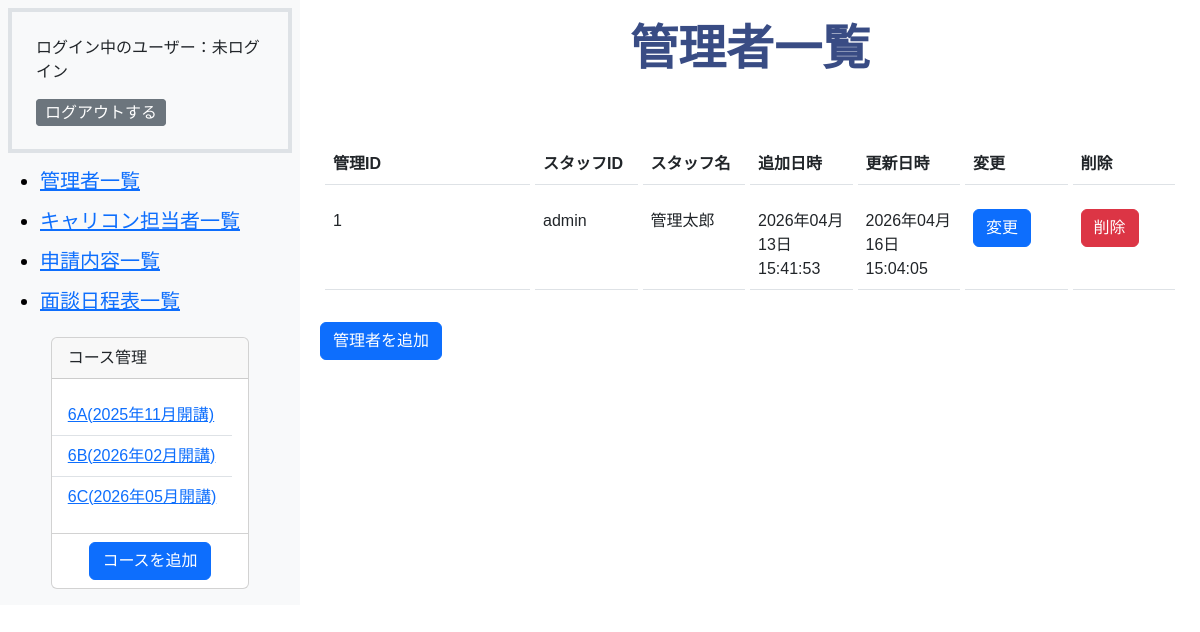
Before: /admin/staff.php with the older database file.
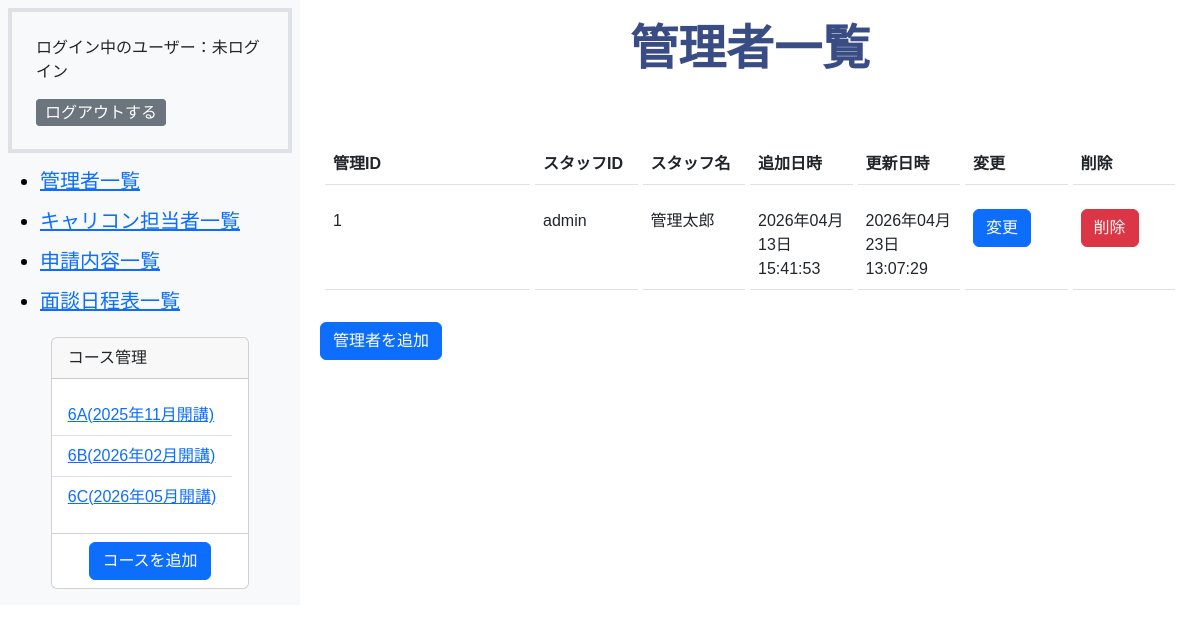
After: the same page with the newer database file.
### tables this page shows
CREATE TABLE `m_admin_staffs` (
  `id` int(11) NOT NULL,
  `staff_id` varchar(255) NOT NULL,
  `last_name` varchar(255) NOT NULL,
  `first_name` varchar(255) NOT NULL,
  `password` varchar(255) NOT NULL,
  `is_deleted` tinyint(1) NOT NULL DEFAULT 0,
  `created_at` datetime NOT NULL DEFAULT current_timestamp(),
  `updated_at` datetime NOT NULL DEFAULT current_timestamp() ON UPDATE current_timestamp()
);

### includes/functions.php (called while the page is built, shortened)
<?php
function h($string)
{
    return htmlspecialchars($string, ENT_QUOTES, 'UTF-8');
}
function format_date($datetime, $type)
{
    $format_types = [
        1 => 'Y年m月d日 H:i:s',
        2 => 'Y年m月',
        3 => 'm月d日',
        4 => 'Y年m月d日',
        5 => 'Y',
        6 => 'm',
    ];
    return date($format_types[$type], strtotime($datetime));
}

### admin/staff.php (the view, shortened to what this page needs)
<?php
require_once __DIR__ . '/../includes/functions.php';
try {
    $db = db_connect();
    $sql = "SELECT * FROM m_admin_staffs WHERE is_deleted=0";
    $stmt = $db->prepare($sql);
    $stmt->execute();
    $admin_staffs = $stmt->fetchAll(PDO::FETCH_ASSOC);
} catch (PDOException $e) {
    exit($e->getMessage());
}
?>
<!DOCTYPE html>
<html lang="ja">
<head>
    <link href="https://cdn.jsdelivr.net/npm/bootstrap@5.3.0/dist/css/bootstrap.min.css" rel="stylesheet">
    <link rel="stylesheet" href="../css/style.css">
</head>
<body class="admin-wrapper">
    <?php
    require dirname(__FILE__) . '/sidebar.php';
    ?>
    <section class="admin-main-wrapper">
        <h1 class="display-5 fw-bold text-center">管理者一覧</h1>
        <table class="table table-hover">
            <thead>
                <tr>
                    <th scope="col">管理ID</th>
                    <th scope="col">スタッフID</th>
                    <th scope="col">スタッフ名</th>
                    <th scope="col">追加日時</th>
                    <th scope="col">更新日時</th>
                    <th scope="col">変更</th>
                    <th scope="col">削除</th>
                </tr>
            </thead>
            <tbody>
                <?php foreach ($admin_staffs as $data): ?>
                    <tr>
                        <td><?php echo h($data["id"]); ?></td>
                        <td><?php echo h($data["staff_id"]); ?></td>
                        <td><?php echo h($data["last_name"] . $data["first_name"]); ?></td>
                        <td><?php echo h(format_date($data["created_at"], 1)); ?></td>
                        <td><?php echo h(format_date($data["updated_at"], 1)); ?></td>
                        <td><a href="staff_edit.php?id=<?php echo h($data["id"]); ?>" class="btn btn-primary d-inline-block">変更</a></td>
                        <td><a href="staff_del_do.php?id=<?php echo h($data["id"]); ?>" onclick="return confirm('削除してよろしいですか？');" class="btn btn-danger d-inline-block">削除</a></td>
                    </tr>
                <?php endforeach; ?>
            </tbody>
        </table>
        <a href="staff_add.php" class="btn btn-primary d-inline-block">管理者を追加</a>
    </section>
</body>
</html>

Changed rows visible on the page:
changed m_admin_staffs "admin": updated_at "2026年04月16日 15:04:05" → "2026年04月23日 13:07:29"
